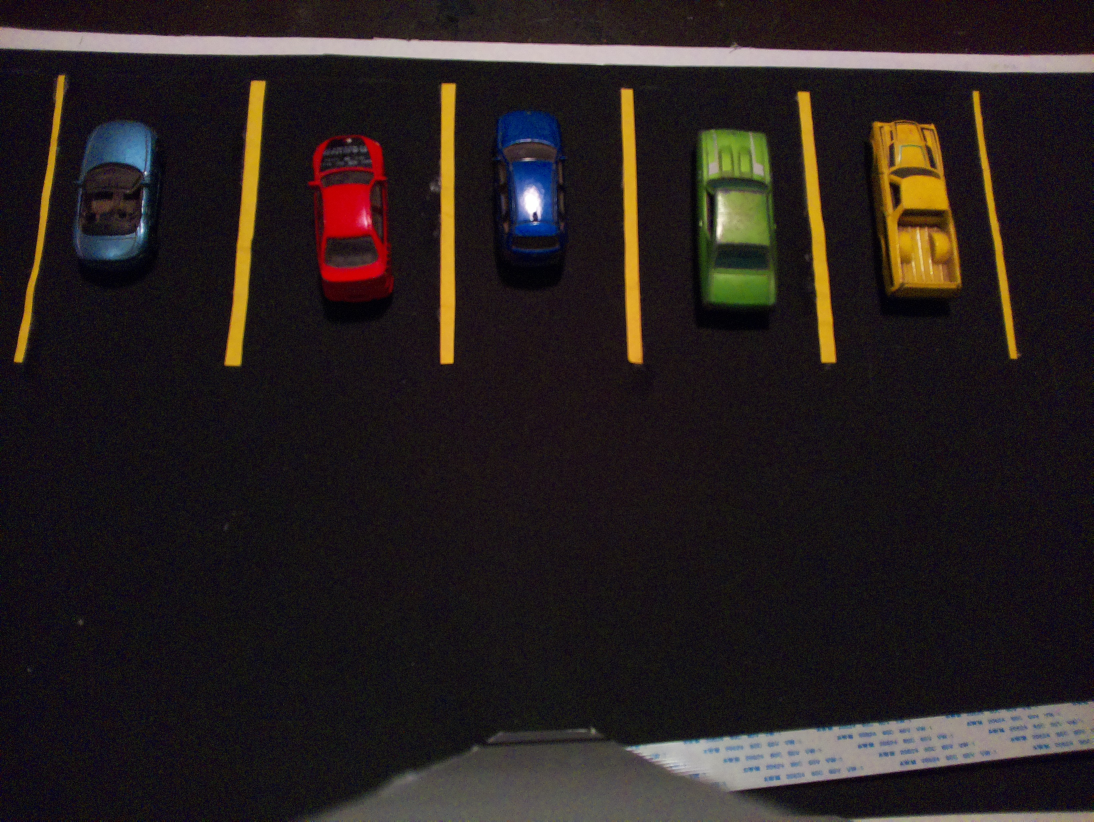
#> input picture Ubicua/smart-parking/vision/imagenes/maqueta_real.jpg, 3280 x 2464 px (shown at 1/3 size)
$ python detector_test.py
#> lines starting #> are read from the running program, lines starting #| are printed output that depends on the picture; after the words box and inside, x2 and y2 are one past the last pixel; in counts of white or black regions, pixels touching at a corner belong together
#!/usr/bin/env python3
# -*- coding: utf-8 -*-

"""
Herramienta de Depuración Visual (Offline)
Analiza imágenes de prueba existentes, dibuja los polígonos Rojo/Verde y guarda el resultado.
"""

import os
import json
import cv2
import numpy as np

# --- CONFIGURACIÓN DE LA PRUEBA ---
UMBRAL_OCUPACION = 1000  # Tu umbral calibrado
# Cambia este nombre por la foto que quieras probar (prueba1.jpg hasta prueba9.jpg)
NOMBRE_IMAGEN_PRUEBA = "maqueta_real.jpg"

RUTA_BASE = os.path.dirname(os.path.abspath(__file__))
RUTA_JSON = os.path.join(RUTA_BASE, "cajones.json")
RUTA_IMAGEN_PRUEBA = os.path.join(RUTA_BASE, "imagenes", NOMBRE_IMAGEN_PRUEBA)
RUTA_RESULTADO = os.path.join(RUTA_BASE, "imagenes", "resultado_test.jpg")

def cargar_cajones():
    with open(RUTA_JSON, 'r', encoding='utf-8') as f:
        return json.load(f).get("cajones", [])

def analizar_foto_prueba():
    print(f"[INFO] Analizando imagen de prueba: {NOMBRE_IMAGEN_PRUEBA}...")

    if not os.path.exists(RUTA_IMAGEN_PRUEBA):
        print(f"[ERROR] No se encontró la imagen: {RUTA_IMAGEN_PRUEBA}")
        return

    # 1. Cargar imagen y redimensionar (por si acaso)
    frame = cv2.imread(RUTA_IMAGEN_PRUEBA)
#> frame is the input picture: shape (2464, 3280, 3); mean B, G, R 31.9, 32.5, 40
    frame = cv2.resize(frame, (1280, 720))
#> frame: shape (720, 1280, 3)
    cajones = cargar_cajones()
#> (reads Ubicua/smart-parking/vision/cajones.json from the repository)

    # 2. Procesamiento de Visión
    grises = cv2.cvtColor(frame, cv2.COLOR_BGR2GRAY)
    bordes = cv2.Canny(grises, 50, 150)
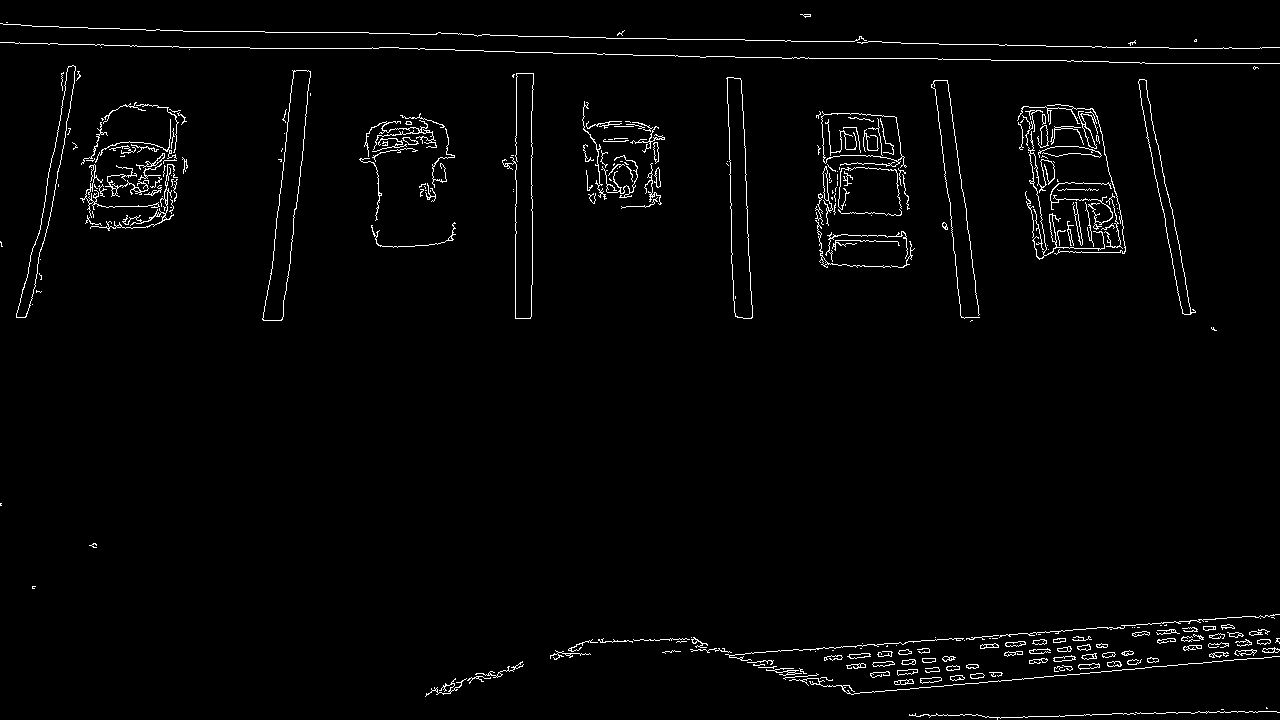
#> bordes: shape (720, 1280); 2.1% white in thin lines or dots

    estados = []

    print("\n--- RESULTADO DE LA EVALUACIÓN ---")
    for cajon in cajones:
        puntos = np.array(cajon["puntos"], np.int32).reshape((-1, 1, 2))

        # Enmascaramiento y conteo
        mascara = np.zeros(bordes.shape, dtype=np.uint8)
        cv2.fillPoly(mascara, [puntos], 255)
        bordes_aislados = cv2.bitwise_and(bordes, bordes, mask=mascara)

        cantidad_bordes = cv2.countNonZero(bordes_aislados)
        estado = 1 if cantidad_bordes > UMBRAL_OCUPACION else 0
        estados.append(estado)

        # --- LÓGICA VISUAL (ROJO / VERDE) ---
        if estado == 1:
            color = (0, 0, 255)  # Rojo BGR (Ocupado)
            estado_texto = "OCUPADO"
        else:
            color = (0, 255, 0)  # Verde BGR (Libre)
            estado_texto = "LIBRE"

        # Dibujar el trapecio (thickness=3 para que resalte más)
        cv2.polylines(frame, [puntos], isClosed=True, color=color, thickness=3)

        # Fondo oscuro para el texto para que se lea mejor sobre los carritos
        x_texto, y_texto = cajon["puntos"][0][0], cajon["puntos"][0][1]
        (w_texto, h_texto), _ = cv2.getTextSize(f"{cajon['nombre']}: {estado_texto}", cv2.FONT_HERSHEY_SIMPLEX, 0.7, 2)
        cv2.rectangle(frame, (x_texto, y_texto - 25), (x_texto + w_texto, y_texto), (0, 0, 0), -1)

        # Escribir el texto
        cv2.putText(frame, f"{cajon['nombre']}: {estado_texto}",
                    (x_texto, y_texto - 5), cv2.FONT_HERSHEY_SIMPLEX, 0.7, color, 2)

        print(f"{cajon['nombre']}: {estado_texto:<7} | Bordes: {cantidad_bordes}")
#> this loop made 5 passes
#> cantidad_bordes on passes 1 to 5: 2002, 1585, 1559, 2184, 2654
#| C1: OCUPADO | Bordes: 2002
#| C2: OCUPADO | Bordes: 1585
#| C3: OCUPADO | Bordes: 1559
#| C4: OCUPADO | Bordes: 2184
#| C5: OCUPADO | Bordes: 2654
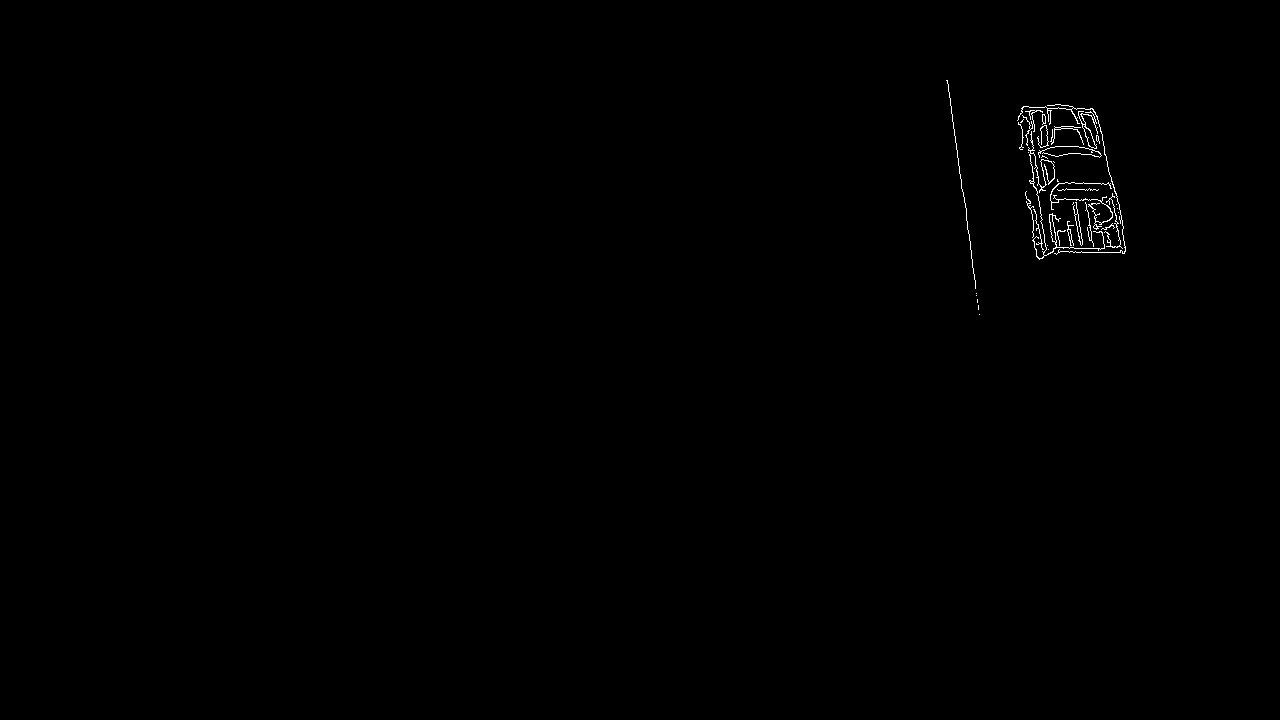
#> bordes_aislados: shape (720, 1280); 0.29% white in thin lines or dots, all inside (x1, y1, x2, y2) = (946, 80, 1126, 315)
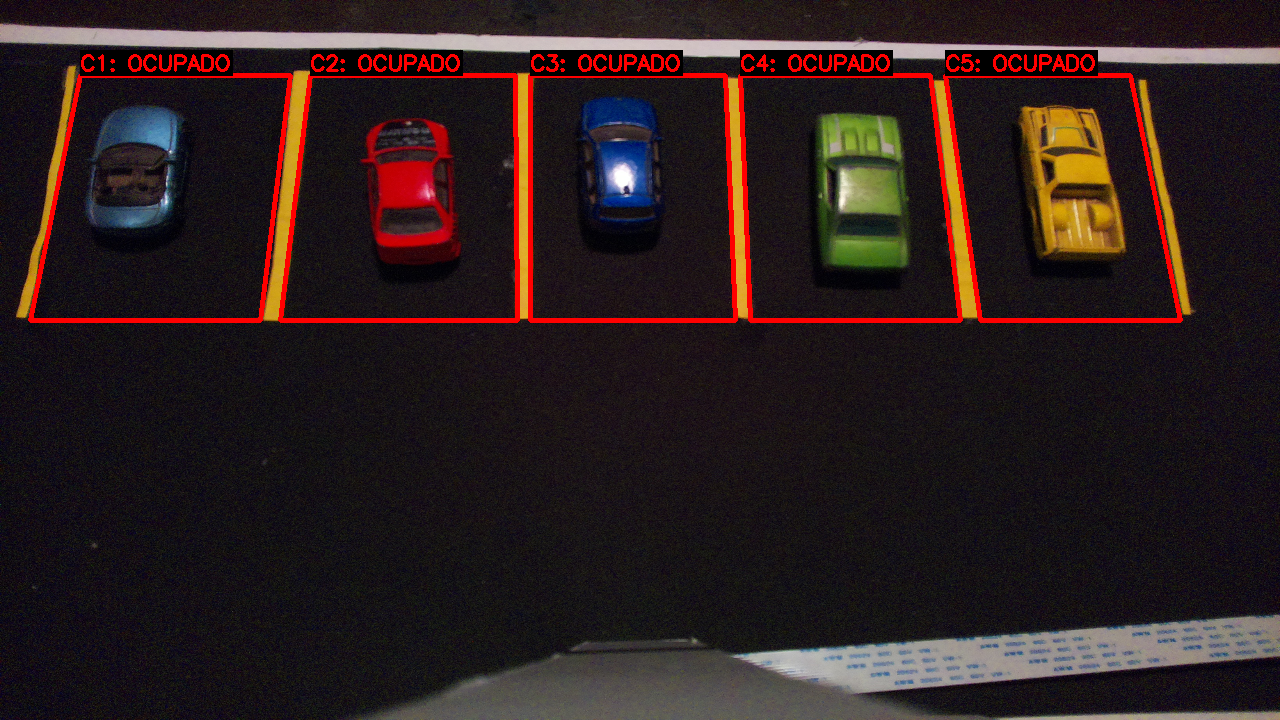
#> frame: shape (720, 1280, 3); mean B, G, R 30, 30.1, 44.2
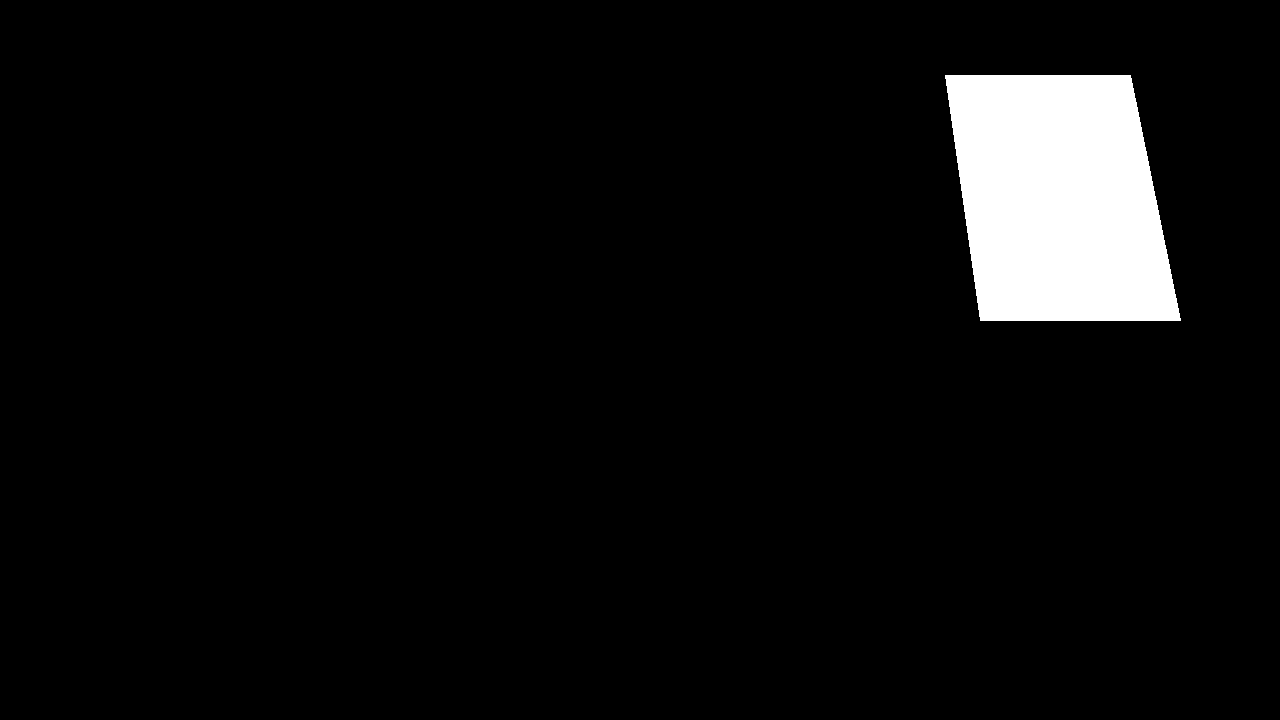
#> mascara: shape (720, 1280); 5.2% white; 1 white region, box (x1, y1, x2, y2) and area: (945, 75, 1181, 321) 47601
#> after the loop, estados = [1, 1, 1, 1, 1]

    # 3. Guardar la imagen con los dibujos
    cv2.imwrite(RUTA_RESULTADO, frame)
    print("----------------------------------")
    print(f"[ÉXITO] Imagen analizada guardada en: imagenes/resultado_test.jpg")
    print(f"Payload simulado: {estados}\n")
#| Payload simulado: [1, 1, 1, 1, 1]

if __name__ == "__main__":
    analizar_foto_prueba()
